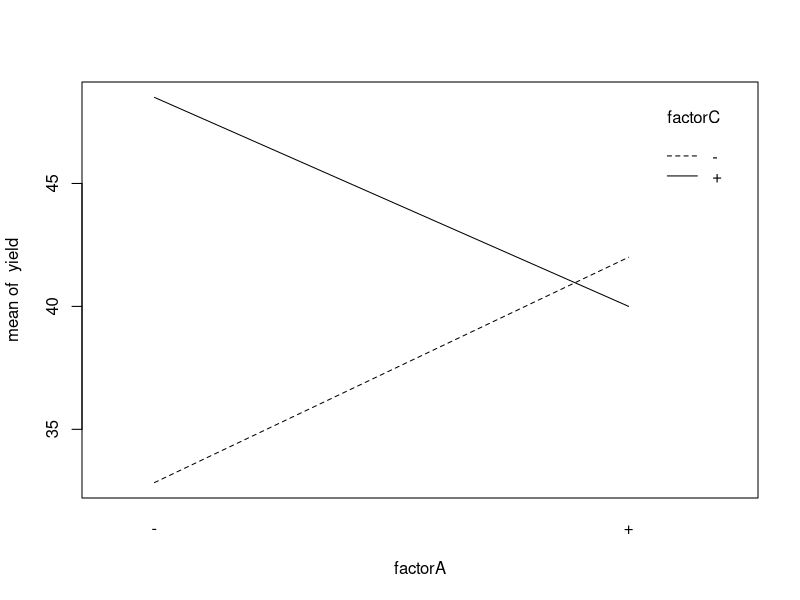
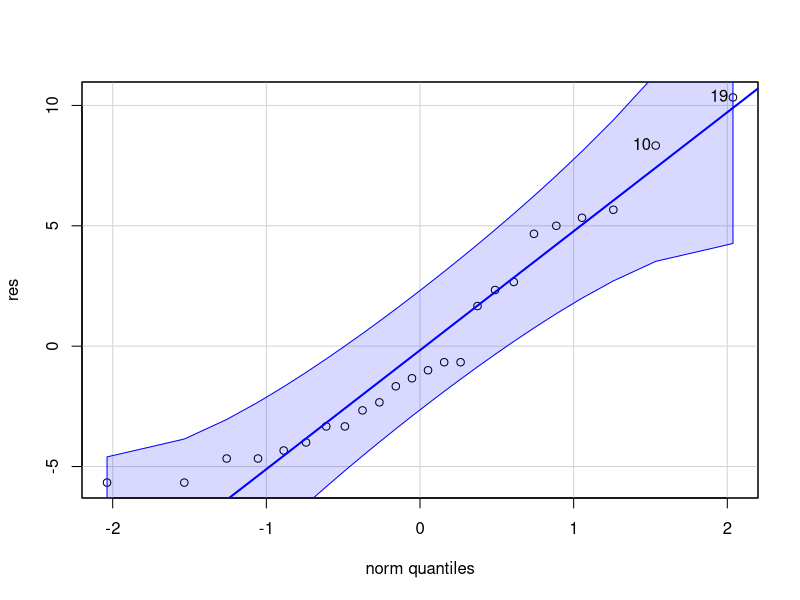
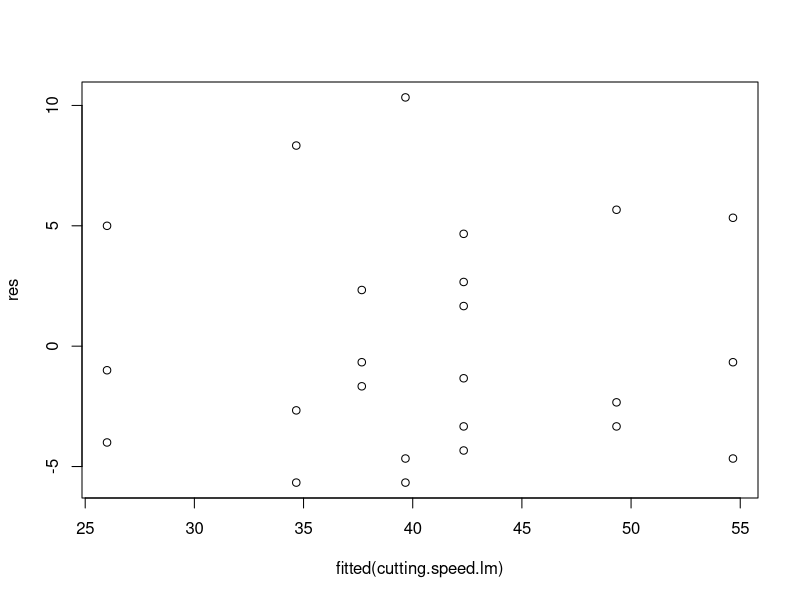
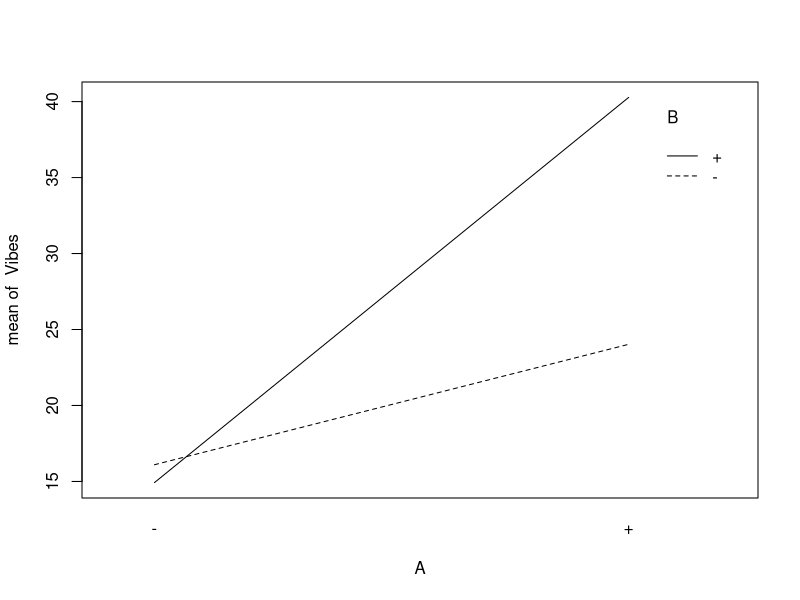

The R script that drew these images, in order:
## ---- chunk 1
# creating data table
factorA = rep(c("-","+","-","+","-","+","-","+"), times = 3)
factorB = rep(c("-","-","+","+","-","-","+","+"), times = 3)
factorC = rep(c("-","-","-","-","+","+","+","+"), times = 3)
Rep = rep(c("I", "II", "III"), each = 8)
yield = c(22,32,35,55,44,40,60,39,31,43,34,47,45,37,50,41,25,29,50,46,38,36,54,47)

cutting.speed.long = data.frame(factorA, factorB, factorC, Rep, yield)

# defining coded
coded=function(x) #a function to code variable x
{
  ifelse(x=="+", 1, -1)
}

# linear regression
cutting.speed.lm=lm(yield ~ coded(factorA) * coded(factorB) * coded(factorC), cutting.speed.long)
summary(cutting.speed.lm)

# interaction plot
with(cutting.speed.long, interaction.plot(factorA, factorC, yield))
## ---- chunk 2
# ANOVA test
cutting.speed.aov=aov(yield ~ factorA * factorB * factorC, cutting.speed.long)
summary(cutting.speed.aov)
mse=summary(cutting.speed.aov)[[1]][8,3]
mse
## ---- chunk 3
res=cutting.speed.long$yield-fitted(cutting.speed.lm)
library(car)
qqPlot(res)
plot(fitted(cutting.speed.lm), res) 
## ---- chunk 4
#checking Standard error=sqrt(mse/N)
n=3;a=b=c=2;N=a*b*c*n
alpha=0.05
sqrt(mse/N)
#consturct CI for regression coefficient (example, for coded(A))
se=sqrt(mse/N)
df=a*b*c*(n-1)
hat.beta1=cutting.speed.lm$coefficients[2]
CI.beta=hat.beta1+c(-1,1)*qt(alpha/2,df,lower.tail = F)*se
CI.beta
2*CI.beta #CI for main effect A
## ---- chunk 5
# creating data table
A <- rep(c("-","+","-","+"), times = 4)
B <- rep(c("-","-","+","+"), times = 4)
Rep <- rep(c("I","II","III","IV"), each = 4)
Vibes <- c(18.2, 27.2, 15.9, 41.0, 18.9, 24.0, 14.5, 43.9, 12.9, 22.4, 15.1, 36.3, 14.4, 22.5, 14.2, 39.9)
router.long <- data.frame(A, B, Rep, Vibes)

# defining coded
coded=function(x) #a function to code variable x
{
  ifelse(x=="+", 1, -1)
}

# linear regression
router.lm=lm(Vibes ~ coded(A) * coded(B), router.long)
summary(router.lm)
## ---- chunk 6
# interaction plot
with(router.long, interaction.plot(A, B, Vibes))
